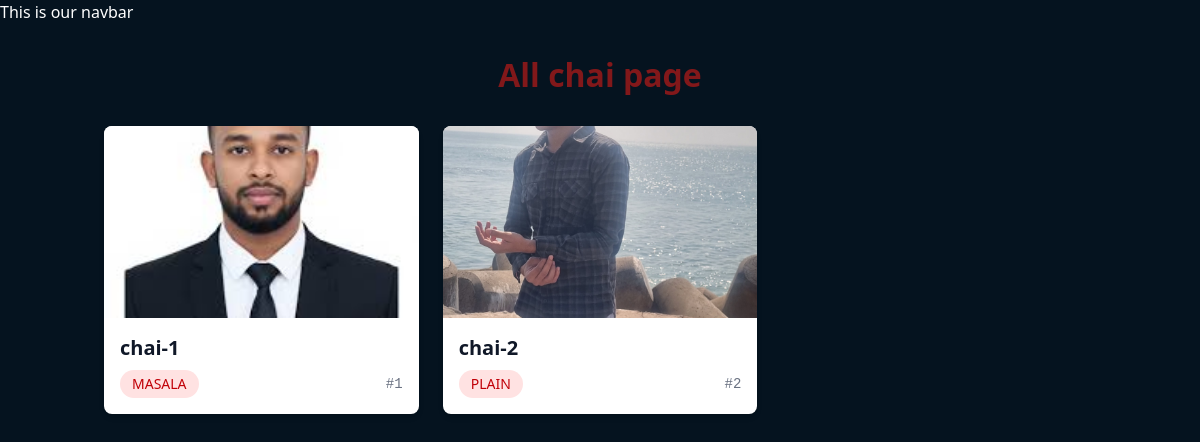
The app's page /chai/ with its own data.
### first_app/models.py (models this page shows)
class Chaia_Variety(models.Model):
    CHAI_TYPE_CHOICE = [
        ('ML', 'MASALA'),
        ('GR', 'GINGER'),
        ('KL', 'KIWI'),
        ('PL', 'PLAIN'),
        ('EL', 'ELAICHI'),
    ]
    name = models.CharField(max_length=100)
    image = models.ImageField(upload_to='chais/')
    date_added = models.DateTimeField(default=timezone.now)
    type = models.CharField(max_length=2, choices=CHAI_TYPE_CHOICE)
    description = models.TextField(default='')
    price = models.DecimalField(max_digits=10,decimal_places=2,default=0)
    def __str__(self):
        return self.name

### first_app/views.py (the view)
# urls.py: path("", views.all_chai,name="all_chai"),
def all_chai(request):
    all_chais = Chaia_Variety.objects.all()
    print(all_chais)
    print(request,"Request")
    return render(request, "first_app/first_app.html",{'chais':all_chais})

### first_app/templates/first_app/first_app.html (shortened to what this page needs)
{% extends "layout.html" %}
{% block content %}
<div class="container mx-auto px-4 py-8">
    <h1 class="text-3xl font-bold text-red-900 mb-8">All chai page</h1>
    <div class="grid grid-cols-1 sm:grid-cols-2 lg:grid-cols-3 xl:grid-cols-4 gap-6">
        {% for chai in chais %}
        <a href="{% url 'chai_detail' chai.id %}" class="block bg-white rounded-lg shadow-md overflow-hidden hover:shadow-xl transition-shadow group">
            <img src="{{ chai.image.url }}" alt="{{ chai.name }}" class="w-full h-48 object-cover group-hover:scale-105 transition-transform duration-300">
            <div class="p-4">
                <h3 class="text-xl font-semibold text-gray-900 mb-2 group-hover:text-red-600 transition-colors">{{ chai.name }}</h3>
                <div class="flex items-center justify-between text-sm">
                    <span class="px-3 py-1 bg-red-100 text-red-700 rounded-full font-medium">{{ chai.get_type_display }}</span>
                    <span class="text-gray-500 font-mono">#{{ chai.id }}</span>
                </div>
            </div>
        </a>
        {% endfor %}
    </div>
</div>
{% endblock %}

### static/style.css (style rules this page uses)
body { background-color: rgb(5, 19, 31); color: white; }
h1 { text-align: center; font-size:2em; }

### records on screen
Chaia_Variety: image (picture), name "chai-1", type "MASALA", id "1"
Chaia_Variety: image (picture), name "chai-2", type "PLAIN", id "2"
